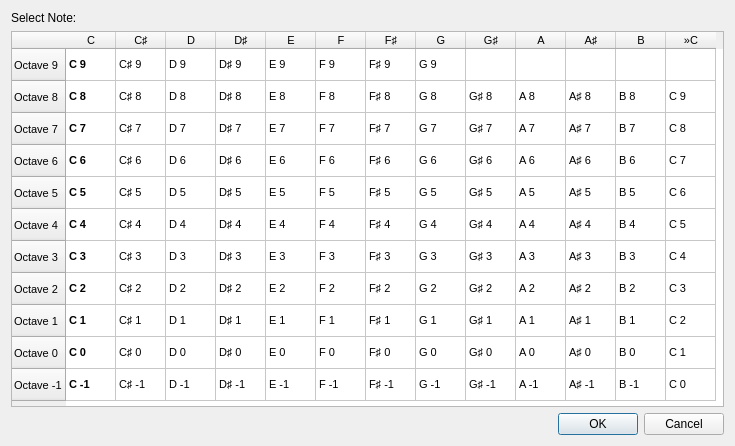
<?xml version="1.0" encoding="UTF-8"?>
<ui version="4.0">
 <class>EditPitchBase</class>
 <widget class="QDialog" name="EditPitchBase">
  <property name="geometry">
   <rect>
    <x>0</x>
    <y>0</y>
    <width>735</width>
    <height>446</height>
   </rect>
  </property>
  <property name="windowTitle">
   <string>Note Selection</string>
  </property>
  <layout class="QVBoxLayout" name="verticalLayout">
   <item>
    <widget class="QLabel" name="label">
     <property name="text">
      <string>Select Note:</string>
     </property>
    </widget>
   </item>
   <item>
    <widget class="QTableWidget" name="tableWidget">
     <property name="font">
      <font>
       <pointsize>8</pointsize>
      </font>
     </property>
     <property name="editTriggers">
      <set>QAbstractItemView::DoubleClicked</set>
     </property>
     <property name="dragDropOverwriteMode">
      <bool>false</bool>
     </property>
     <property name="rowCount">
      <number>11</number>
     </property>
     <property name="columnCount">
      <number>13</number>
     </property>
     <attribute name="horizontalHeaderDefaultSectionSize">
      <number>50</number>
     </attribute>
     <attribute name="horizontalHeaderMinimumSectionSize">
      <number>20</number>
     </attribute>
     <attribute name="verticalHeaderDefaultSectionSize">
      <number>32</number>
     </attribute>
     <row>
      <property name="text">
       <string>Octave 9</string>
      </property>
     </row>
     <row>
      <property name="text">
       <string>Octave 8</string>
      </property>
     </row>
     <row>
      <property name="text">
       <string>Octave 7</string>
      </property>
     </row>
     <row>
      <property name="text">
       <string>Octave 6</string>
      </property>
     </row>
     <row>
      <property name="text">
       <string>Octave 5</string>
      </property>
     </row>
     <row>
      <property name="text">
       <string>Octave 4</string>
      </property>
     </row>
     <row>
      <property name="text">
       <string>Octave 3</string>
      </property>
     </row>
     <row>
      <property name="text">
       <string>Octave 2</string>
      </property>
     </row>
     <row>
      <property name="text">
       <string>Octave 1</string>
      </property>
     </row>
     <row>
      <property name="text">
       <string>Octave 0</string>
      </property>
     </row>
     <row>
      <property name="text">
       <string>Octave -1</string>
      </property>
     </row>
     <column>
      <property name="text">
       <string>C</string>
      </property>
     </column>
     <column>
      <property name="text">
       <string>C♯</string>
      </property>
     </column>
     <column>
      <property name="text">
       <string>D</string>
      </property>
     </column>
     <column>
      <property name="text">
       <string>D♯</string>
      </property>
     </column>
     <column>
      <property name="text">
       <string>E</string>
      </property>
     </column>
     <column>
      <property name="text">
       <string>F</string>
      </property>
     </column>
     <column>
      <property name="text">
       <string>F♯</string>
      </property>
     </column>
     <column>
      <property name="text">
       <string>G</string>
      </property>
     </column>
     <column>
      <property name="text">
       <string>G♯</string>
      </property>
     </column>
     <column>
      <property name="text">
       <string>A</string>
      </property>
     </column>
     <column>
      <property name="text">
       <string>A♯</string>
      </property>
     </column>
     <column>
      <property name="text">
       <string>B</string>
      </property>
     </column>
     <column>
      <property name="text">
       <string>»C</string>
      </property>
     </column>
     <item row="0" column="0">
      <property name="text">
       <string>C 9</string>
      </property>
      <property name="font">
       <font>
        <bold>true</bold>
       </font>
      </property>
     </item>
     <item row="0" column="1">
      <property name="text">
       <string>C♯ 9</string>
      </property>
     </item>
     <item row="0" column="2">
      <property name="text">
       <string>D 9</string>
      </property>
     </item>
     <item row="0" column="3">
      <property name="text">
       <string>D♯ 9</string>
      </property>
     </item>
     <item row="0" column="4">
      <property name="text">
       <string>E 9</string>
      </property>
     </item>
     <item row="0" column="5">
      <property name="text">
       <string>F 9</string>
      </property>
     </item>
     <item row="0" column="6">
      <property name="text">
       <string>F♯ 9</string>
      </property>
     </item>
     <item row="0" column="7">
      <property name="text">
       <string>G 9</string>
      </property>
     </item>
     <item row="0" column="8">
      <property name="flags">
       <set>NoItemFlags</set>
      </property>
     </item>
     <item row="0" column="9">
      <property name="flags">
       <set>NoItemFlags</set>
      </property>
     </item>
     <item row="0" column="10">
      <property name="flags">
       <set>NoItemFlags</set>
      </property>
     </item>
     <item row="0" column="11">
      <property name="flags">
       <set>NoItemFlags</set>
      </property>
     </item>
     <item row="0" column="12">
      <property name="flags">
       <set>NoItemFlags</set>
      </property>
     </item>
     <item row="1" column="0">
      <property name="text">
       <string>C 8</string>
      </property>
      <property name="font">
       <font>
        <weight>75</weight>
        <bold>true</bold>
       </font>
      </property>
      <property name="flags">
       <set>ItemIsSelectable|ItemIsEnabled</set>
      </property>
     </item>
     <item row="1" column="1">
      <property name="text">
       <string>C♯ 8</string>
      </property>
      <property name="flags">
       <set>ItemIsSelectable|ItemIsEnabled</set>
      </property>
     </item>
     <item row="1" column="2">
      <property name="text">
       <string>D 8</string>
      </property>
      <property name="flags">
       <set>ItemIsSelectable|ItemIsEnabled</set>
      </property>
     </item>
     <item row="1" column="3">
      <property name="text">
       <string>D♯ 8</string>
      </property>
      <property name="flags">
       <set>ItemIsSelectable|ItemIsEnabled</set>
      </property>
     </item>
     <item row="1" column="4">
      <property name="text">
       <string>E 8</string>
      </property>
      <property name="flags">
       <set>ItemIsSelectable|ItemIsEnabled</set>
      </property>
     </item>
     <item row="1" column="5">
      <property name="text">
       <string>F 8</string>
      </property>
      <property name="flags">
       <set>ItemIsSelectable|ItemIsEnabled</set>
      </property>
     </item>
     <item row="1" column="6">
      <property name="text">
       <string>F♯ 8</string>
      </property>
      <property name="flags">
       <set>ItemIsSelectable|ItemIsEnabled</set>
      </property>
     </item>
     <item row="1" column="7">
      <property name="text">
       <string>G 8</string>
      </property>
      <property name="flags">
       <set>ItemIsSelectable|ItemIsEnabled</set>
      </property>
     </item>
     <item row="1" column="8">
      <property name="text">
       <string>G♯ 8</string>
      </property>
      <property name="flags">
       <set>ItemIsSelectable|ItemIsEnabled</set>
      </property>
     </item>
     <item row="1" column="9">
      <property name="text">
       <string>A 8</string>
      </property>
      <property name="flags">
       <set>ItemIsSelectable|ItemIsEnabled</set>
      </property>
     </item>
     <item row="1" column="10">
      <property name="text">
       <string>A♯ 8</string>
      </property>
      <property name="flags">
       <set>ItemIsSelectable|ItemIsEnabled</set>
      </property>
     </item>
     <item row="1" column="11">
      <property name="text">
       <string>B 8</string>
      </property>
      <property name="flags">
       <set>ItemIsSelectable|ItemIsEnabled</set>
      </property>
     </item>
     <item row="1" column="12">
      <property name="text">
       <string>C 9</string>
      </property>
      <property name="flags">
       <set>NoItemFlags</set>
      </property>
     </item>
     <item row="2" column="0">
      <property name="text">
       <string>C 7</string>
      </property>
      <property name="font">
       <font>
        <weight>75</weight>
        <bold>true</bold>
       </font>
      </property>
      <property name="flags">
       <set>ItemIsSelectable|ItemIsEnabled</set>
      </property>
     </item>
     <item row="2" column="1">
      <property name="text">
       <string>C♯ 7</string>
      </property>
      <property name="flags">
       <set>ItemIsSelectable|ItemIsEnabled</set>
      </property>
     </item>
     <item row="2" column="2">
      <property name="text">
       <string>D 7</string>
      </property>
      <property name="flags">
       <set>ItemIsSelectable|ItemIsEnabled</set>
      </property>
     </item>
     <item row="2" column="3">
      <property name="text">
       <string>D♯ 7</string>
      </property>
      <property name="flags">
       <set>ItemIsSelectable|ItemIsEnabled</set>
      </property>
     </item>
     <item row="2" column="4">
      <property name="text">
       <string>E 7</string>
      </property>
      <property name="flags">
       <set>ItemIsSelectable|ItemIsEnabled</set>
      </property>
     </item>
     <item row="2" column="5">
      <property name="text">
       <string>F 7</string>
      </property>
      <property name="flags">
       <set>ItemIsSelectable|ItemIsEnabled</set>
      </property>
     </item>
     <item row="2" column="6">
      <property name="text">
       <string>F♯ 7</string>
      </property>
      <property name="flags">
       <set>ItemIsSelectable|ItemIsEnabled</set>
      </property>
     </item>
     <item row="2" column="7">
      <property name="text">
       <string>G 7</string>
      </property>
      <property name="flags">
       <set>ItemIsSelectable|ItemIsEnabled</set>
      </property>
     </item>
     <item row="2" column="8">
      <property name="text">
       <string>G♯ 7</string>
      </property>
      <property name="flags">
       <set>ItemIsSelectable|ItemIsEnabled</set>
      </property>
     </item>
     <item row="2" column="9">
      <property name="text">
       <string>A 7</string>
      </property>
      <property name="flags">
       <set>ItemIsSelectable|ItemIsEnabled</set>
      </property>
     </item>
     <item row="2" column="10">
      <property name="text">
       <string>A♯ 7</string>
      </property>
      <property name="flags">
       <set>ItemIsSelectable|ItemIsEnabled</set>
      </property>
     </item>
     <item row="2" column="11">
      <property name="text">
       <string>B 7</string>
      </property>
      <property name="flags">
       <set>ItemIsSelectable|ItemIsEnabled</set>
      </property>
     </item>
     <item row="2" column="12">
      <property name="text">
       <string>C 8</string>
      </property>
      <property name="flags">
       <set>NoItemFlags</set>
      </property>
     </item>
     <item row="3" column="0">
      <property name="text">
       <string>C 6</string>
      </property>
      <property name="font">
       <font>
        <weight>75</weight>
        <bold>true</bold>
       </font>
      </property>
      <property name="flags">
       <set>ItemIsSelectable|ItemIsEnabled</set>
      </property>
     </item>
     <item row="3" column="1">
      <property name="text">
       <string>C♯ 6</string>
      </property>
      <property name="flags">
       <set>ItemIsSelectable|ItemIsEnabled</set>
      </property>
     </item>
     <item row="3" column="2">
      <property name="text">
       <string>D 6</string>
      </property>
      <property name="flags">
       <set>ItemIsSelectable|ItemIsEnabled</set>
      </property>
     </item>
     <item row="3" column="3">
      <property name="text">
       <string>D♯ 6</string>
      </property>
      <property name="flags">
       <set>ItemIsSelectable|ItemIsEnabled</set>
      </property>
     </item>
     <item row="3" column="4">
      <property name="text">
       <string>E 6</string>
      </property>
      <property name="flags">
       <set>ItemIsSelectable|ItemIsEnabled</set>
      </property>
     </item>
     <item row="3" column="5">
      <property name="text">
       <string>F 6</string>
      </property>
      <property name="flags">
       <set>ItemIsSelectable|ItemIsEnabled</set>
      </property>
     </item>
     <item row="3" column="6">
      <property name="text">
       <string>F♯ 6</string>
      </property>
      <property name="flags">
       <set>ItemIsSelectable|ItemIsEnabled</set>
      </property>
     </item>
     <item row="3" column="7">
      <property name="text">
       <string>G 6</string>
      </property>
      <property name="flags">
       <set>ItemIsSelectable|ItemIsEnabled</set>
      </property>
     </item>
     <item row="3" column="8">
      <property name="text">
       <string>G♯ 6</string>
      </property>
      <property name="flags">
       <set>ItemIsSelectable|ItemIsEnabled</set>
      </property>
     </item>
     <item row="3" column="9">
      <property name="text">
       <string>A 6</string>
      </property>
      <property name="flags">
       <set>ItemIsSelectable|ItemIsEnabled</set>
      </property>
     </item>
     <item row="3" column="10">
      <property name="text">
       <string>A♯ 6</string>
      </property>
      <property name="flags">
       <set>ItemIsSelectable|ItemIsEnabled</set>
      </property>
     </item>
     <item row="3" column="11">
      <property name="text">
       <string>B 6</string>
      </property>
      <property name="flags">
       <set>ItemIsSelectable|ItemIsEnabled</set>
      </property>
     </item>
     <item row="3" column="12">
      <property name="text">
       <string>C 7</string>
      </property>
      <property name="flags">
       <set>NoItemFlags</set>
      </property>
     </item>
     <item row="4" column="0">
      <property name="text">
       <string>C 5</string>
      </property>
      <property name="font">
       <font>
        <weight>75</weight>
        <bold>true</bold>
       </font>
      </property>
      <property name="flags">
       <set>ItemIsSelectable|ItemIsEnabled</set>
      </property>
     </item>
     <item row="4" column="1">
      <property name="text">
       <string>C♯ 5</string>
      </property>
      <property name="flags">
       <set>ItemIsSelectable|ItemIsEnabled</set>
      </property>
     </item>
     <item row="4" column="2">
      <property name="text">
       <string>D 5</string>
      </property>
      <property name="flags">
       <set>ItemIsSelectable|ItemIsEnabled</set>
      </property>
     </item>
     <item row="4" column="3">
      <property name="text">
       <string>D♯ 5</string>
      </property>
      <property name="flags">
       <set>ItemIsSelectable|ItemIsEnabled</set>
      </property>
     </item>
     <item row="4" column="4">
      <property name="text">
       <string>E 5</string>
      </property>
      <property name="flags">
       <set>ItemIsSelectable|ItemIsEnabled</set>
      </property>
     </item>
     <item row="4" column="5">
      <property name="text">
       <string>F 5</string>
      </property>
      <property name="flags">
       <set>ItemIsSelectable|ItemIsEnabled</set>
      </property>
     </item>
     <item row="4" column="6">
      <property name="text">
       <string>F♯ 5</string>
      </property>
      <property name="flags">
       <set>ItemIsSelectable|ItemIsEnabled</set>
      </property>
     </item>
     <item row="4" column="7">
      <property name="text">
       <string>G 5</string>
      </property>
      <property name="flags">
       <set>ItemIsSelectable|ItemIsEnabled</set>
      </property>
     </item>
     <item row="4" column="8">
      <property name="text">
       <string>G♯ 5</string>
      </property>
      <property name="flags">
       <set>ItemIsSelectable|ItemIsEnabled</set>
      </property>
     </item>
     <item row="4" column="9">
      <property name="text">
       <string>A 5</string>
      </property>
      <property name="flags">
       <set>ItemIsSelectable|ItemIsEnabled</set>
      </property>
     </item>
     <item row="4" column="10">
      <property name="text">
       <string>A♯ 5</string>
      </property>
      <property name="flags">
       <set>ItemIsSelectable|ItemIsEnabled</set>
      </property>
     </item>
     <item row="4" column="11">
      <property name="text">
       <string>B 5</string>
      </property>
      <property name="flags">
       <set>ItemIsSelectable|ItemIsEnabled</set>
      </property>
     </item>
     <item row="4" column="12">
      <property name="text">
       <string>C 6</string>
      </property>
      <property name="flags">
       <set>NoItemFlags</set>
      </property>
     </item>
     <item row="5" column="0">
      <property name="text">
       <string>C 4</string>
      </property>
      <property name="font">
       <font>
        <weight>75</weight>
        <bold>true</bold>
       </font>
      </property>
      <property name="flags">
       <set>ItemIsSelectable|ItemIsEnabled</set>
      </property>
     </item>
     <item row="5" column="1">
      <property name="text">
       <string>C♯ 4</string>
      </property>
      <property name="flags">
       <set>ItemIsSelectable|ItemIsEnabled</set>
      </property>
     </item>
     <item row="5" column="2">
      <property name="text">
       <string>D 4</string>
      </property>
      <property name="flags">
       <set>ItemIsSelectable|ItemIsEnabled</set>
      </property>
     </item>
     <item row="5" column="3">
      <property name="text">
       <string>D♯ 4</string>
      </property>
      <property name="flags">
       <set>ItemIsSelectable|ItemIsEnabled</set>
      </property>
     </item>
     <item row="5" column="4">
      <property name="text">
       <string>E 4</string>
      </property>
      <property name="flags">
       <set>ItemIsSelectable|ItemIsEnabled</set>
      </property>
     </item>
     <item row="5" column="5">
      <property name="text">
       <string>F 4</string>
      </property>
      <property name="flags">
       <set>ItemIsSelectable|ItemIsEnabled</set>
      </property>
     </item>
     <item row="5" column="6">
      <property name="text">
       <string>F♯ 4</string>
      </property>
      <property name="flags">
       <set>ItemIsSelectable|ItemIsEnabled</set>
      </property>
     </item>
     <item row="5" column="7">
      <property name="text">
       <string>G 4</string>
      </property>
      <property name="icon">
       <iconset resource="musescore.qrc">
        <normaloff>:/data/icons/clef.svg</normaloff>:/data/icons/clef.svg</iconset>
      </property>
      <property name="flags">
       <set>ItemIsSelectable|ItemIsEnabled</set>
      </property>
     </item>
     <item row="5" column="8">
      <property name="text">
       <string>G♯ 4</string>
      </property>
      <property name="flags">
       <set>ItemIsSelectable|ItemIsEnabled</set>
      </property>
     </item>
     <item row="5" column="9">
      <property name="text">
       <string>A 4</string>
      </property>
      <property name="flags">
       <set>ItemIsSelectable|ItemIsEnabled</set>
      </property>
     </item>
     <item row="5" column="10">
      <property name="text">
       <string>A♯ 4</string>
      </property>
      <property name="flags">
       <set>ItemIsSelectable|ItemIsEnabled</set>
      </property>
     </item>
     <item row="5" column="11">
      <property name="text">
       <string>B 4</string>
      </property>
      <property name="flags">
       <set>ItemIsSelectable|ItemIsEnabled</set>
      </property>
     </item>
     <item row="5" column="12">
      <property name="text">
       <string>C 5</string>
      </property>
      <property name="flags">
       <set>NoItemFlags</set>
      </property>
     </item>
     <item row="6" column="0">
      <property name="text">
       <string>C 3</string>
      </property>
      <property name="font">
       <font>
        <weight>75</weight>
        <bold>true</bold>
       </font>
      </property>
      <property name="flags">
       <set>ItemIsSelectable|ItemIsEnabled</set>
      </property>
     </item>
     <item row="6" column="1">
      <property name="text">
       <string>C♯ 3</string>
      </property>
      <property name="flags">
       <set>ItemIsSelectable|ItemIsEnabled</set>
      </property>
     </item>
     <item row="6" column="2">
      <property name="text">
       <string>D 3</string>
      </property>
      <property name="flags">
       <set>ItemIsSelectable|ItemIsEnabled</set>
      </property>
     </item>
     <item row="6" column="3">
      <property name="text">
       <string>D♯ 3</string>
      </property>
      <property name="flags">
       <set>ItemIsSelectable|ItemIsEnabled</set>
      </property>
     </item>
     <item row="6" column="4">
      <property name="text">
       <string>E 3</string>
      </property>
      <property name="flags">
       <set>ItemIsSelectable|ItemIsEnabled</set>
      </property>
     </item>
     <item row="6" column="5">
      <property name="text">
       <string>F 3</string>
      </property>
      <property name="icon">
       <iconset resource="musescore.qrc">
        <normaloff>:/data/icons/clef-bass.svg</normaloff>:/data/icons/clef-bass.svg</iconset>
      </property>
      <property name="flags">
       <set>ItemIsSelectable|ItemIsEnabled</set>
      </property>
     </item>
     <item row="6" column="6">
      <property name="text">
       <string>F♯ 3</string>
      </property>
      <property name="flags">
       <set>ItemIsSelectable|ItemIsEnabled</set>
      </property>
     </item>
     <item row="6" column="7">
      <property name="text">
       <string>G 3</string>
      </property>
      <property name="flags">
       <set>ItemIsSelectable|ItemIsEnabled</set>
      </property>
     </item>
     <item row="6" column="8">
      <property name="text">
       <string>G♯ 3</string>
      </property>
      <property name="flags">
       <set>ItemIsSelectable|ItemIsEnabled</set>
      </property>
     </item>
     <item row="6" column="9">
      <property name="text">
       <string>A 3</string>
      </property>
      <property name="flags">
       <set>ItemIsSelectable|ItemIsEnabled</set>
      </property>
     </item>
     <item row="6" column="10">
      <property name="text">
       <string>A♯ 3</string>
      </property>
      <property name="flags">
       <set>ItemIsSelectable|ItemIsEnabled</set>
      </property>
     </item>
     <item row="6" column="11">
      <property name="text">
       <string>B 3</string>
      </property>
      <property name="flags">
       <set>ItemIsSelectable|ItemIsEnabled</set>
      </property>
     </item>
     <item row="6" column="12">
      <property name="text">
       <string>C 4</string>
      </property>
      <property name="flags">
       <set>NoItemFlags</set>
      </property>
     </item>
     <item row="7" column="0">
      <property name="text">
       <string>C 2</string>
      </property>
      <property name="font">
       <font>
        <weight>75</weight>
        <bold>true</bold>
       </font>
      </property>
      <property name="flags">
       <set>ItemIsSelectable|ItemIsEnabled</set>
      </property>
     </item>
     <item row="7" column="1">
      <property name="text">
       <string>C♯ 2</string>
      </property>
      <property name="flags">
       <set>ItemIsSelectable|ItemIsEnabled</set>
      </property>
     </item>
     <item row="7" column="2">
      <property name="text">
       <string>D 2</string>
      </property>
      <property name="flags">
       <set>ItemIsSelectable|ItemIsEnabled</set>
      </property>
     </item>
     <item row="7" column="3">
      <property name="text">
       <string>D♯ 2</string>
      </property>
      <property name="flags">
       <set>ItemIsSelectable|ItemIsEnabled</set>
      </property>
     </item>
     <item row="7" column="4">
      <property name="text">
       <string>E 2</string>
      </property>
      <property name="flags">
       <set>ItemIsSelectable|ItemIsEnabled</set>
      </property>
     </item>
     <item row="7" column="5">
      <property name="text">
       <string>F 2</string>
      </property>
      <property name="flags">
       <set>ItemIsSelectable|ItemIsEnabled</set>
      </property>
     </item>
     <item row="7" column="6">
      <property name="text">
       <string>F♯ 2</string>
      </property>
      <property name="flags">
       <set>ItemIsSelectable|ItemIsEnabled</set>
      </property>
     </item>
     <item row="7" column="7">
      <property name="text">
       <string>G 2</string>
      </property>
      <property name="flags">
       <set>ItemIsSelectable|ItemIsEnabled</set>
      </property>
     </item>
     <item row="7" column="8">
      <property name="text">
       <string>G♯ 2</string>
      </property>
      <property name="flags">
       <set>ItemIsSelectable|ItemIsEnabled</set>
      </property>
     </item>
     <item row="7" column="9">
      <property name="text">
       <string>A 2</string>
      </property>
      <property name="flags">
       <set>ItemIsSelectable|ItemIsEnabled</set>
      </property>
     </item>
     <item row="7" column="10">
      <property name="text">
       <string>A♯ 2</string>
      </property>
      <property name="flags">
       <set>ItemIsSelectable|ItemIsEnabled</set>
      </property>
     </item>
     <item row="7" column="11">
      <property name="text">
       <string>B 2</string>
      </property>
      <property name="flags">
       <set>ItemIsSelectable|ItemIsEnabled</set>
      </property>
     </item>
     <item row="7" column="12">
      <property name="text">
       <string>C 3</string>
      </property>
      <property name="flags">
       <set>NoItemFlags</set>
      </property>
     </item>
     <item row="8" column="0">
      <property name="text">
       <string>C 1</string>
      </property>
      <property name="font">
       <font>
        <weight>75</weight>
        <bold>true</bold>
       </font>
      </property>
      <property name="flags">
       <set>ItemIsSelectable|ItemIsEnabled</set>
      </property>
     </item>
     <item row="8" column="1">
      <property name="text">
       <string>C♯ 1</string>
      </property>
      <property name="flags">
       <set>ItemIsSelectable|ItemIsEnabled</set>
      </property>
     </item>
     <item row="8" column="2">
      <property name="text">
       <string>D 1</string>
      </property>
      <property name="flags">
       <set>ItemIsSelectable|ItemIsEnabled</set>
      </property>
     </item>
     <item row="8" column="3">
      <property name="text">
       <string>D♯ 1</string>
      </property>
      <property name="flags">
       <set>ItemIsSelectable|ItemIsEnabled</set>
      </property>
     </item>
     <item row="8" column="4">
      <property name="text">
       <string>E 1</string>
      </property>
      <property name="flags">
       <set>ItemIsSelectable|ItemIsEnabled</set>
      </property>
     </item>
     <item row="8" column="5">
      <property name="text">
       <string>F 1</string>
      </property>
      <property name="flags">
       <set>ItemIsSelectable|ItemIsEnabled</set>
      </property>
     </item>
     <item row="8" column="6">
      <property name="text">
       <string>F♯ 1</string>
      </property>
      <property name="flags">
       <set>ItemIsSelectable|ItemIsEnabled</set>
      </property>
     </item>
     <item row="8" column="7">
      <property name="text">
       <string>G 1</string>
      </property>
      <property name="flags">
       <set>ItemIsSelectable|ItemIsEnabled</set>
      </property>
     </item>
     <item row="8" column="8">
      <property name="text">
       <string>G♯ 1</string>
      </property>
      <property name="flags">
       <set>ItemIsSelectable|ItemIsEnabled</set>
      </property>
     </item>
     <item row="8" column="9">
      <property name="text">
       <string>A 1</string>
      </property>
      <property name="flags">
       <set>ItemIsSelectable|ItemIsEnabled</set>
      </property>
     </item>
     <item row="8" column="10">
      <property name="text">
       <string>A♯ 1</string>
      </property>
      <property name="flags">
       <set>ItemIsSelectable|ItemIsEnabled</set>
      </property>
     </item>
     <item row="8" column="11">
      <property name="text">
       <string>B 1</string>
      </property>
      <property name="flags">
       <set>ItemIsSelectable|ItemIsEnabled</set>
      </property>
     </item>
     <item row="8" column="12">
      <property name="text">
       <string>C 2</string>
      </property>
      <property name="flags">
       <set>NoItemFlags</set>
      </property>
     </item>
     <item row="9" column="0">
      <property name="text">
       <string>C 0</string>
      </property>
      <property name="font">
       <font>
        <weight>75</weight>
        <bold>true</bold>
       </font>
      </property>
      <property name="flags">
       <set>ItemIsSelectable|ItemIsEnabled</set>
      </property>
     </item>
     <item row="9" column="1">
      <property name="text">
       <string>C♯ 0</string>
      </property>
      <property name="flags">
       <set>ItemIsSelectable|ItemIsEnabled</set>
      </property>
     </item>
     <item row="9" column="2">
      <property name="text">
       <string>D 0</string>
      </property>
      <property name="flags">
       <set>ItemIsSelectable|ItemIsEnabled</set>
      </property>
     </item>
     <item row="9" column="3">
      <property name="text">
       <string>D♯ 0</string>
      </property>
      <property name="flags">
       <set>ItemIsSelectable|ItemIsEnabled</set>
      </property>
     </item>
     <item row="9" column="4">
      <property name="text">
       <string>E 0</string>
      </property>
      <property name="flags">
       <set>ItemIsSelectable|ItemIsEnabled</set>
      </property>
     </item>
     <item row="9" column="5">
      <property name="text">
       <string>F 0</string>
      </property>
      <property name="flags">
       <set>ItemIsSelectable|ItemIsEnabled</set>
      </property>
     </item>
     <item row="9" column="6">
      <property name="text">
       <string>F♯ 0</string>
      </property>
      <property name="flags">
       <set>ItemIsSelectable|ItemIsEnabled</set>
      </property>
     </item>
     <item row="9" column="7">
      <property name="text">
       <string>G 0</string>
      </property>
      <property name="flags">
       <set>ItemIsSelectable|ItemIsEnabled</set>
      </property>
     </item>
     <item row="9" column="8">
      <property name="text">
       <string>G♯ 0</string>
      </property>
      <property name="flags">
       <set>ItemIsSelectable|ItemIsEnabled</set>
      </property>
     </item>
     <item row="9" column="9">
      <property name="text">
       <string>A 0</string>
      </property>
      <property name="flags">
       <set>ItemIsSelectable|ItemIsEnabled</set>
      </property>
     </item>
     <item row="9" column="10">
      <property name="text">
       <string>A♯ 0</string>
      </property>
      <property name="flags">
       <set>ItemIsSelectable|ItemIsEnabled</set>
      </property>
     </item>
     <item row="9" column="11">
      <property name="text">
       <string>B 0</string>
      </property>
      <property name="flags">
       <set>ItemIsSelectable|ItemIsEnabled</set>
      </property>
     </item>
     <item row="9" column="12">
      <property name="text">
       <string>C 1</string>
      </property>
      <property name="flags">
       <set>NoItemFlags</set>
      </property>
     </item>
     <item row="10" column="0">
      <property name="text">
       <string>C -1</string>
      </property>
      <property name="font">
       <font>
        <weight>75</weight>
        <bold>true</bold>
       </font>
      </property>
      <property name="flags">
       <set>ItemIsSelectable|ItemIsEnabled</set>
      </property>
     </item>
     <item row="10" column="1">
      <property name="text">
       <string>C♯ -1</string>
      </property>
      <property name="flags">
       <set>ItemIsSelectable|ItemIsEnabled</set>
      </property>
     </item>
     <item row="10" column="2">
      <property name="text">
       <string>D -1</string>
      </property>
      <property name="flags">
       <set>ItemIsSelectable|ItemIsEnabled</set>
      </property>
     </item>
     <item row="10" column="3">
      <property name="text">
       <string>D♯ -1</string>
      </property>
      <property name="flags">
       <set>ItemIsSelectable|ItemIsEnabled</set>
      </property>
     </item>
     <item row="10" column="4">
      <property name="text">
       <string>E -1</string>
      </property>
      <property name="flags">
       <set>ItemIsSelectable|ItemIsEnabled</set>
      </property>
     </item>
     <item row="10" column="5">
      <property name="text">
       <string>F -1</string>
      </property>
      <property name="flags">
       <set>ItemIsSelectable|ItemIsEnabled</set>
      </property>
     </item>
     <item row="10" column="6">
      <property name="text">
       <string>F♯ -1</string>
      </property>
      <property name="flags">
       <set>ItemIsSelectable|ItemIsEnabled</set>
      </property>
     </item>
     <item row="10" column="7">
      <property name="text">
       <string>G -1</string>
      </property>
      <property name="flags">
       <set>ItemIsSelectable|ItemIsEnabled</set>
      </property>
     </item>
     <item row="10" column="8">
      <property name="text">
       <string>G♯ -1</string>
      </property>
      <property name="flags">
       <set>ItemIsSelectable|ItemIsEnabled</set>
      </property>
     </item>
     <item row="10" column="9">
      <property name="text">
       <string>A -1</string>
      </property>
      <property name="flags">
       <set>ItemIsSelectable|ItemIsEnabled</set>
      </property>
     </item>
     <item row="10" column="10">
      <property name="text">
       <string>A♯ -1</string>
      </property>
      <property name="flags">
       <set>ItemIsSelectable|ItemIsEnabled</set>
      </property>
     </item>
     <item row="10" column="11">
      <property name="text">
       <string>B -1</string>
      </property>
      <property name="flags">
       <set>ItemIsSelectable|ItemIsEnabled</set>
      </property>
     </item>
     <item row="10" column="12">
      <property name="text">
       <string>C 0</string>
      </property>
      <property name="flags">
       <set>NoItemFlags</set>
      </property>
     </item>
    </widget>
   </item>
   <item>
    <widget class="QDialogButtonBox" name="buttonBox">
     <property name="orientation">
      <enum>Qt::Horizontal</enum>
     </property>
     <property name="standardButtons">
      <set>QDialogButtonBox::Cancel|QDialogButtonBox::Ok</set>
     </property>
    </widget>
   </item>
  </layout>
 </widget>
 <resources>
  <include location="musescore.qrc"/>
 </resources>
 <connections>
  <connection>
   <sender>buttonBox</sender>
   <signal>accepted()</signal>
   <receiver>EditPitchBase</receiver>
   <slot>accept()</slot>
   <hints>
    <hint type="sourcelabel">
     <x>248</x>
     <y>254</y>
    </hint>
    <hint type="destinationlabel">
     <x>157</x>
     <y>274</y>
    </hint>
   </hints>
  </connection>
  <connection>
   <sender>buttonBox</sender>
   <signal>rejected()</signal>
   <receiver>EditPitchBase</receiver>
   <slot>reject()</slot>
   <hints>
    <hint type="sourcelabel">
     <x>316</x>
     <y>260</y>
    </hint>
    <hint type="destinationlabel">
     <x>286</x>
     <y>274</y>
    </hint>
   </hints>
  </connection>
 </connections>
</ui>
